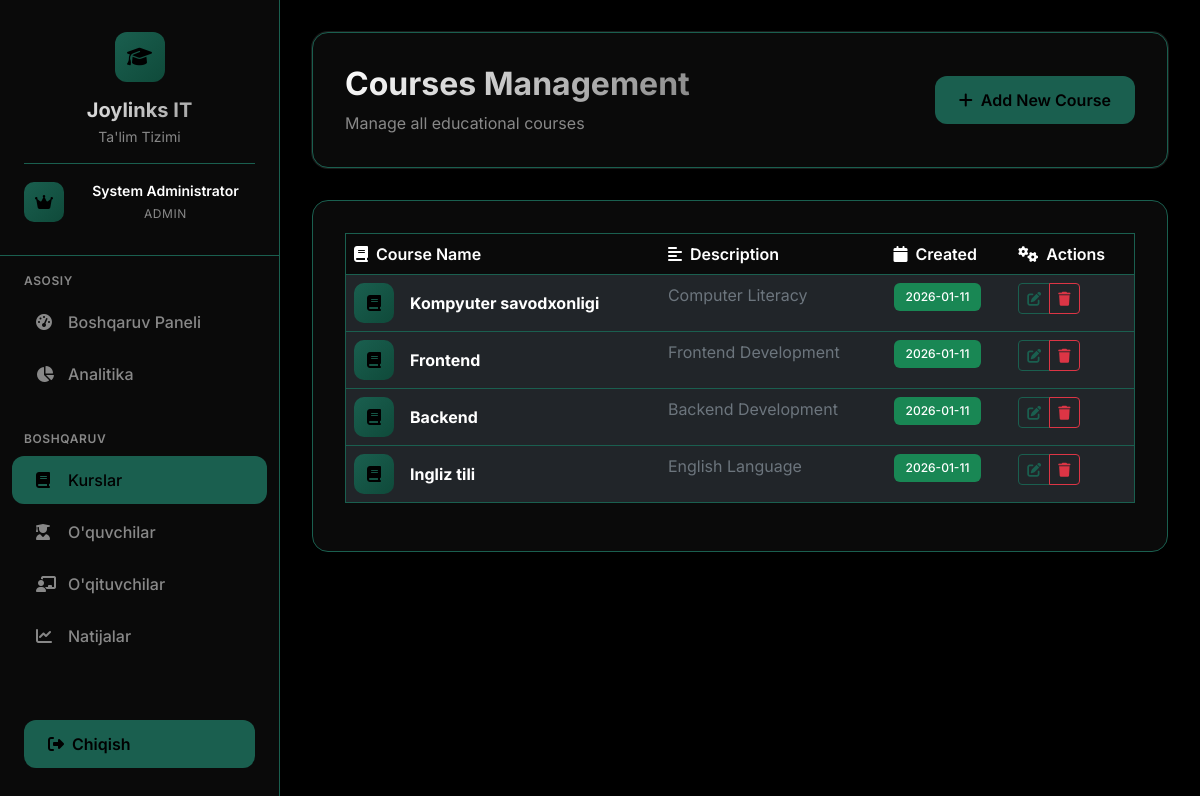
Page /admin/courses (signed in) on the committed database.
### app.py (models this page shows)
class User(UserMixin, db.Model):
    id = db.Column(db.Integer, primary_key=True)
    username = db.Column(db.String(80), unique=True, nullable=False)
    password_hash = db.Column(db.String(120), nullable=False)
    role = db.Column(db.String(20), nullable=False)  # admin, teacher, student
    full_name = db.Column(db.String(100), nullable=False)
    teacher_profile = db.relationship('Teacher', backref='user', uselist=False)
    student_profile = db.relationship('Student', backref='user', uselist=False)

class Course(db.Model):
    id = db.Column(db.Integer, primary_key=True)
    name = db.Column(db.String(100), nullable=False)
    description = db.Column(db.Text)
    created_at = db.Column(db.DateTime, default=datetime.utcnow)

### app.py (the view)
@app.route('/admin/courses')
@admin_required
def admin_courses():
    courses = Course.query.all()
    return render_template('admin/courses_modern.html', courses=courses)

### app.py (called while the page is built)
@login_manager.user_loader
def load_user(user_id):
    return User.query.get(int(user_id))

def admin_required(f):
    @wraps(f)
    def decorated_function(*args, **kwargs):
        if not current_user.is_authenticated or current_user.role != 'admin':
            flash('Kirish taqiqlangan. Admin huquqlari kerak.', 'danger')
            return redirect(url_for('login'))
        return f(*args, **kwargs)
    return decorated_function

### templates/admin/courses_modern.html (shortened to what this page needs)
{% extends "base_modern.html" %}
{% block content %}
<div class="page-header">
    <div class="d-flex justify-content-between align-items-center">
        <div>
            <h1 class="page-title">Courses Management</h1>
            <p class="page-subtitle">Manage all educational courses</p>
        </div>
        <div class="d-flex gap-2">
            <a href="{{ url_for('admin_add_course') }}" class="btn-primary-custom">
                <i class="fas fa-plus me-2"></i>Add New Course
            </a>
        </div>
    </div>
</div>
<div class="content-card">
    <div class="table-responsive">
        <table class="table table-dark table-hover">
            <thead>
                <tr>
                    <th><i class="fas fa-book me-2"></i>Course Name</th>
                    <th><i class="fas fa-align-left me-2"></i>Description</th>
                    <th><i class="fas fa-calendar me-2"></i>Created</th>
                    <th><i class="fas fa-cogs me-2"></i>Actions</th>
                </tr>
            </thead>
            <tbody>
                {% for course in courses %}
                <tr class="table-row-hover">
                    <td>
                        <div class="d-flex align-items-center">
                            <div class="course-icon me-3">
                                <i class="fas fa-book"></i>
                            </div>
                            <strong>{{ course.name }}</strong>
                        </div>
                    </td>
                    <td>
                        <span class="text-secondary">{{ course.description or 'No description' }}</span>
                    </td>
                    <td>
                        <span class="badge bg-success">{{ course.created_at.strftime('%Y-%m-%d') }}</span>
                    </td>
                    <td>
                        <div class="btn-group" role="group">
                            <button class="btn btn-sm btn-outline-light">
                                <i class="fas fa-edit"></i>
                            </button>
                            <button class="btn btn-sm btn-outline-danger">
                                <i class="fas fa-trash"></i>
                            </button>
                        </div>
                    </td>
                </tr>
                {% endfor %}
            </tbody>
        </table>
    </div>
</div>
{% endblock %}

### templates/base_modern.html (shortened to what this page needs)
<!DOCTYPE html>
<html lang="uz">
<head>
    <link href="https://cdn.jsdelivr.net/npm/bootstrap@5.3.0/dist/css/bootstrap.min.css" rel="stylesheet">
    <link href="https://cdnjs.cloudflare.com/ajax/libs/font-awesome/6.4.0/css/all.min.css" rel="stylesheet">
</head>
<body>
    <aside class="sidebar" id="sidebar">
        <div class="sidebar-header">
            <div class="logo">
                <i class="fas fa-graduation-cap"></i>
            </div>
            <h3>Joylinks IT</h3>
            <p>Ta'lim Tizimi</p>
            {% if current_user.is_authenticated %}
            <div class="user-info">
                <div class="user-avatar">
                    {% if current_user.role == 'admin' %}
                    <i class="fas fa-crown"></i>
                    {% elif current_user.role == 'teacher' %}
                    <i class="fas fa-user-tie"></i>
                    {% elif current_user.role == 'student' %}
                    <i class="fas fa-user-graduate"></i>
                    {% endif %}
                </div>
                <div class="user-details">
                    <div class="user-name">{{ current_user.full_name }}</div>
                    <div class="user-role">
                        {% if current_user.role == 'admin' %}
                        Admin
                        {% elif current_user.role == 'teacher' %}
                        Ustoz
                        {% elif current_user.role == 'student' %}
                        O'quvchi
                        {% endif %}
                    </div>
                </div>
            </div>
            {% endif %}
        </div>
        <nav class="sidebar-nav">
            {% if current_user.role == 'admin' %}
            <div class="nav-section">
                <div class="nav-section-title">Asosiy</div>
                <a href="{{ url_for('admin_dashboard') }}"
                    class="nav-link {% if request.endpoint == 'admin_dashboard' %}active{% endif %}">
                    <i class="fas fa-tachometer-alt"></i>
                    <span>Boshqaruv Paneli</span>
                </a>
                <a href="{{ url_for('admin_analytics') }}"
                    class="nav-link {% if request.endpoint == 'admin_analytics' %}active{% endif %}">
                    <i class="fas fa-chart-pie"></i>
                    <span>Analitika</span>
                </a>
            </div>
            <div class="nav-section">
                <div class="nav-section-title">Boshqaruv</div>
                <a href="{{ url_for('admin_courses') }}"
                    class="nav-link {% if request.endpoint == 'admin_courses' %}active{% endif %}">
                    <i class="fas fa-book"></i>
                    <span>Kurslar</span>
                </a>
                <a href="{{ url_for('admin_students') }}"
                    class="nav-link {% if request.endpoint == 'admin_students' %}active{% endif %}">
                    <i class="fas fa-user-graduate"></i>
                    <span>O'quvchilar</span>
                </a>
                <a href="{{ url_for('admin_teachers') }}"
                    class="nav-link {% if request.endpoint == 'admin_teachers' %}active{% endif %}">
                    <i class="fas fa-chalkboard-teacher"></i>
                    <span>O'qituvchilar</span>
                </a>
                <a href="{{ url_for('admin_results') }}"
                    class="nav-link {% if request.endpoint == 'admin_results' %}active{% endif %}">
                    <i class="fas fa-chart-line"></i>
                    <span>Natijalar</span>
                </a>
            </div>
            {% endif %}
        </nav>
        <div class="logout-btn">
            <a href="{{ url_for('logout') }}" class="btn-primary-custom w-100">
                <i class="fas fa-sign-out-alt me-2"></i>
                Chiqish
            </a>
        </div>
    </aside>
    <main class="main-content">
        {% block content %}{% endblock %}
    </main>
</body>
</html>

### templates/base_modern.html (style rules this page uses)
:root { --bg-primary: #000000; --bg-secondary: #0a0a0a; --bg-card: #0a0a0a; --text-primary: #ffffff; --text-secondary: #888888; --accent: #1a5f4f; --accent-hover: #0f4a3a; --border: #1a5f4f; --sidebar-width: 280px; }
* { margin: 0; padding: 0; box-sizing: border-box; }
body { font-family: 'Inter', -apple-system, BlinkMacSystemFont, 'Segoe UI', sans-serif; background: var(--bg-primary); color: var(--text-primary); min-height: 100vh; overflow-x: hidden; }
.user-info { margin-top: 1rem; padding-top: 1rem; border-top: 1px solid var(--border); display: flex; align-items: center; gap: 0.75rem; }
.user-avatar { width: 40px; height: 40px; background: linear-gradient(135deg, var(--accent), var(--accent-hover)); border-radius: 10px; display: flex; align-items: center; justify-content: center; color: var(--bg-primary); }
.user-details { flex: 1; }
.user-name { font-size: 0.875rem; font-weight: 600; color: var(--text-primary); margin-bottom: 0.25rem; }
.user-role { font-size: 0.75rem; color: var(--text-secondary); text-transform: uppercase; letter-spacing: 0.05em; }
.sidebar { position: fixed; top: 0; left: 0; height: 100vh; width: var(--sidebar-width); background: var(--bg-card); border-right: 1px solid var(--border); z-index: 1000; transition: all 0.3s cubic-bezier(0.4, 0, 0.2, 1); overflow-y: auto; backdrop-filter: blur(20px); }
.sidebar-header { padding: 2rem 1.5rem; border-bottom: 1px solid var(--border); text-align: center; }
.logo { width: 50px; height: 50px; background: linear-gradient(135deg, var(--accent), var(--accent-hover)); border-radius: 12px; display: flex; align-items: center; justify-content: center; margin: 0 auto 1rem; }
.logo i { font-size: 1.25rem; color: var(--bg-primary); }
.sidebar-header h3 { font-size: 1.25rem; font-weight: 700; background: linear-gradient(135deg, var(--text-primary), var(--text-secondary)); -webkit-background-clip: text; -webkit-text-fill-color: transparent; background-clip: text; margin-bottom: 0.25rem; }
.sidebar-header p { color: var(--text-secondary); font-size: 0.875rem; margin: 0; }
.sidebar-nav { padding: 1rem 0; }
.nav-section { margin-bottom: 2rem; }
.nav-section-title { color: var(--text-secondary); font-size: 0.75rem; font-weight: 600; text-transform: uppercase; letter-spacing: 0.05em; padding: 0 1.5rem; margin-bottom: 0.5rem; }
.nav-link { display: flex; align-items: center; color: var(--text-secondary); text-decoration: none; padding: 0.75rem 1.5rem; margin: 0.25rem 0.75rem; border-radius: 12px; transition: all 0.3s cubic-bezier(0.4, 0, 0.2, 1); font-weight: 500; }
.nav-link.active { background: var(--accent); color: var(--bg-primary); }
.nav-link i { width: 20px; margin-right: 12px; font-size: 1rem; }
.main-content { margin-left: var(--sidebar-width); padding: 2rem; min-height: 100vh; animation: fadeIn 0.8s ease-in; }
.page-header { background: var(--bg-card); border: 1px solid var(--border); border-radius: 16px; padding: 2rem; margin-bottom: 2rem; backdrop-filter: blur(20px); box-shadow: 0 0 0 1px rgba(255, 255, 255, 0.1); }
.page-title { font-size: 2rem; font-weight: 700; margin-bottom: 0.5rem; background: linear-gradient(135deg, var(--text-primary), var(--text-secondary)); -webkit-background-clip: text; -webkit-text-fill-color: transparent; background-clip: text; }
.page-subtitle { color: var(--text-secondary); font-size: 1rem; margin: 0; }
.btn-primary-custom { background: var(--accent); color: var(--bg-primary); border: none; border-radius: 12px; padding: 0.75rem 1.5rem; font-weight: 600; transition: all 0.3s cubic-bezier(0.4, 0, 0.2, 1); text-decoration: none; display: inline-flex; align-items: center; position: relative; overflow: hidden; }
.btn-primary-custom::before { content: ''; position: absolute; top: 0; left: -100%; width: 100%; height: 100%; background: linear-gradient(90deg, transparent, rgba(255, 255, 255, 0.2), transparent); transition: left 0.5s; }
.content-card { background: var(--bg-card); border: 1px solid var(--border); border-radius: 16px; padding: 2rem; margin-bottom: 2rem; backdrop-filter: blur(20px); animation: slideUp 0.6s ease-out; }
.logout-btn { position: absolute; bottom: 2rem; left: 1.5rem; right: 1.5rem; }

### rows in the picture
User: full_name "System Administrator"
Course: name "Kompyuter savodxonligi", description "Computer Literacy", created_at "2026-01-11"
Course: name "Frontend", description "Frontend Development", created_at "2026-01-11"
Course: name "Backend", description "Backend Development", created_at "2026-01-11"
Course: name "Ingliz tili", description "English Language", created_at "2026-01-11"
